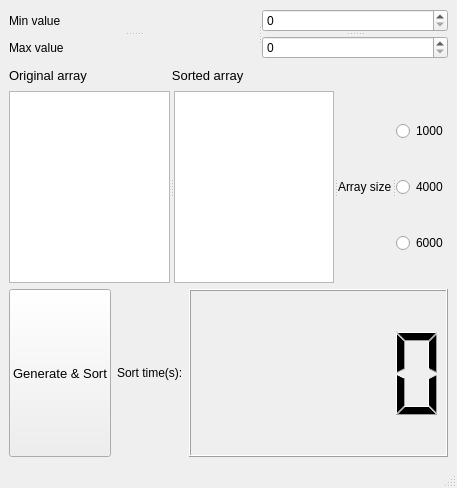
<?xml version="1.0" encoding="UTF-8"?>
<ui version="4.0">
 <class>MainWindow</class>
 <widget class="QMainWindow" name="MainWindow">
  <property name="geometry">
   <rect>
    <x>0</x>
    <y>0</y>
    <width>457</width>
    <height>488</height>
   </rect>
  </property>
  <property name="windowTitle">
   <string>MainWindow</string>
  </property>
  <widget class="QWidget" name="centralwidget">
   <layout class="QHBoxLayout" name="horizontalLayout_5">
    <item>
     <layout class="QHBoxLayout" name="horizontalLayout_2">
      <item>
       <layout class="QVBoxLayout" name="verticalLayout_7">
        <item>
         <widget class="QSplitter" name="splitter_5">
          <property name="orientation">
           <enum>Qt::Horizontal</enum>
          </property>
          <widget class="QSplitter" name="splitter_4">
           <property name="orientation">
            <enum>Qt::Vertical</enum>
           </property>
           <widget class="QLabel" name="label_3">
            <property name="font">
             <font>
              <pointsize>9</pointsize>
             </font>
            </property>
            <property name="text">
             <string>Min value</string>
            </property>
           </widget>
           <widget class="QLabel" name="label_4">
            <property name="font">
             <font>
              <pointsize>9</pointsize>
             </font>
            </property>
            <property name="text">
             <string>Max value</string>
            </property>
           </widget>
          </widget>
          <widget class="QSplitter" name="splitter_3">
           <property name="orientation">
            <enum>Qt::Vertical</enum>
           </property>
           <widget class="QSpinBox" name="minValue"/>
           <widget class="QSpinBox" name="maxValue"/>
          </widget>
         </widget>
        </item>
        <item>
         <layout class="QHBoxLayout" name="horizontalLayout_4"/>
        </item>
        <item>
         <widget class="QSplitter" name="splitter_2">
          <property name="orientation">
           <enum>Qt::Horizontal</enum>
          </property>
          <widget class="QWidget" name="gridLayoutWidget">
           <layout class="QGridLayout" name="gridLayout">
            <item row="0" column="2">
             <widget class="QLabel" name="label">
              <property name="sizePolicy">
               <sizepolicy hsizetype="Expanding" vsizetype="Expanding">
                <horstretch>0</horstretch>
                <verstretch>0</verstretch>
               </sizepolicy>
              </property>
              <property name="font">
               <font>
                <pointsize>10</pointsize>
               </font>
              </property>
              <property name="text">
               <string>        Sorted array</string>
              </property>
             </widget>
            </item>
            <item row="0" column="7">
             <widget class="QLabel" name="label_11">
              <property name="text">
               <string/>
              </property>
             </widget>
            </item>
            <item row="0" column="1">
             <spacer name="horizontalSpacer">
              <property name="orientation">
               <enum>Qt::Horizontal</enum>
              </property>
              <property name="sizeType">
               <enum>QSizePolicy::Expanding</enum>
              </property>
              <property name="sizeHint" stdset="0">
               <size>
                <width>40</width>
                <height>20</height>
               </size>
              </property>
             </spacer>
            </item>
            <item row="0" column="5">
             <spacer name="horizontalSpacer_3">
              <property name="orientation">
               <enum>Qt::Horizontal</enum>
              </property>
              <property name="sizeHint" stdset="0">
               <size>
                <width>40</width>
                <height>20</height>
               </size>
              </property>
             </spacer>
            </item>
            <item row="0" column="0">
             <widget class="QLabel" name="label_2">
              <property name="sizePolicy">
               <sizepolicy hsizetype="Expanding" vsizetype="Expanding">
                <horstretch>0</horstretch>
                <verstretch>0</verstretch>
               </sizepolicy>
              </property>
              <property name="font">
               <font>
                <pointsize>10</pointsize>
               </font>
              </property>
              <property name="text">
               <string>Original array</string>
              </property>
             </widget>
            </item>
            <item row="0" column="6">
             <spacer name="horizontalSpacer_2">
              <property name="orientation">
               <enum>Qt::Horizontal</enum>
              </property>
              <property name="sizeType">
               <enum>QSizePolicy::Fixed</enum>
              </property>
              <property name="sizeHint" stdset="0">
               <size>
                <width>40</width>
                <height>20</height>
               </size>
              </property>
             </spacer>
            </item>
            <item row="0" column="4">
             <spacer name="horizontalSpacer_4">
              <property name="orientation">
               <enum>Qt::Horizontal</enum>
              </property>
              <property name="sizeHint" stdset="0">
               <size>
                <width>40</width>
                <height>20</height>
               </size>
              </property>
             </spacer>
            </item>
            <item row="0" column="3">
             <spacer name="horizontalSpacer_5">
              <property name="orientation">
               <enum>Qt::Horizontal</enum>
              </property>
              <property name="sizeHint" stdset="0">
               <size>
                <width>40</width>
                <height>20</height>
               </size>
              </property>
             </spacer>
            </item>
           </layout>
          </widget>
         </widget>
        </item>
        <item>
         <layout class="QVBoxLayout" name="verticalLayout_6">
          <item>
           <layout class="QHBoxLayout" name="horizontalLayout">
            <item>
             <widget class="QSplitter" name="splitter">
              <property name="orientation">
               <enum>Qt::Horizontal</enum>
              </property>
              <widget class="QTextEdit" name="originalArray"/>
              <widget class="QTextEdit" name="sortedArray"/>
              <widget class="QLabel" name="label_5">
               <property name="font">
                <font>
                 <pointsize>9</pointsize>
                </font>
               </property>
               <property name="text">
                <string>Array size</string>
               </property>
              </widget>
              <widget class="QSplitter" name="splitter_6">
               <property name="orientation">
                <enum>Qt::Vertical</enum>
               </property>
               <widget class="QWidget" name="layoutWidget">
                <layout class="QVBoxLayout" name="verticalLayout_4">
                 <item>
                  <widget class="QRadioButton" name="radioButton">
                   <property name="text">
                    <string>1000</string>
                   </property>
                  </widget>
                 </item>
                 <item>
                  <widget class="QRadioButton" name="radioButton_2">
                   <property name="text">
                    <string>4000</string>
                   </property>
                  </widget>
                 </item>
                 <item>
                  <widget class="QRadioButton" name="radioButton_3">
                   <property name="text">
                    <string>6000</string>
                   </property>
                  </widget>
                 </item>
                </layout>
               </widget>
              </widget>
             </widget>
            </item>
           </layout>
          </item>
          <item>
           <layout class="QHBoxLayout" name="horizontalLayout_3">
            <item>
             <layout class="QVBoxLayout" name="verticalLayout"/>
            </item>
            <item>
             <widget class="QPushButton" name="genButton">
              <property name="sizePolicy">
               <sizepolicy hsizetype="Maximum" vsizetype="MinimumExpanding">
                <horstretch>0</horstretch>
                <verstretch>0</verstretch>
               </sizepolicy>
              </property>
              <property name="font">
               <font>
                <pointsize>10</pointsize>
               </font>
              </property>
              <property name="text">
               <string>Generate &amp;&amp; Sort</string>
              </property>
             </widget>
            </item>
            <item>
             <widget class="QLabel" name="label_6">
              <property name="font">
               <font>
                <pointsize>9</pointsize>
               </font>
              </property>
              <property name="text">
               <string>Sort time(s):</string>
              </property>
             </widget>
            </item>
            <item>
             <widget class="QLCDNumber" name="sortTime">
              <property name="enabled">
               <bool>true</bool>
              </property>
              <property name="sizePolicy">
               <sizepolicy hsizetype="Expanding" vsizetype="Expanding">
                <horstretch>0</horstretch>
                <verstretch>0</verstretch>
               </sizepolicy>
              </property>
              <property name="font">
               <font>
                <pointsize>9</pointsize>
               </font>
              </property>
              <property name="value" stdset="0">
               <double>0.000000000000000</double>
              </property>
             </widget>
            </item>
           </layout>
          </item>
         </layout>
        </item>
       </layout>
      </item>
     </layout>
    </item>
   </layout>
  </widget>
  <widget class="QStatusBar" name="statusbar"/>
 </widget>
 <resources/>
 <connections/>
</ui>
